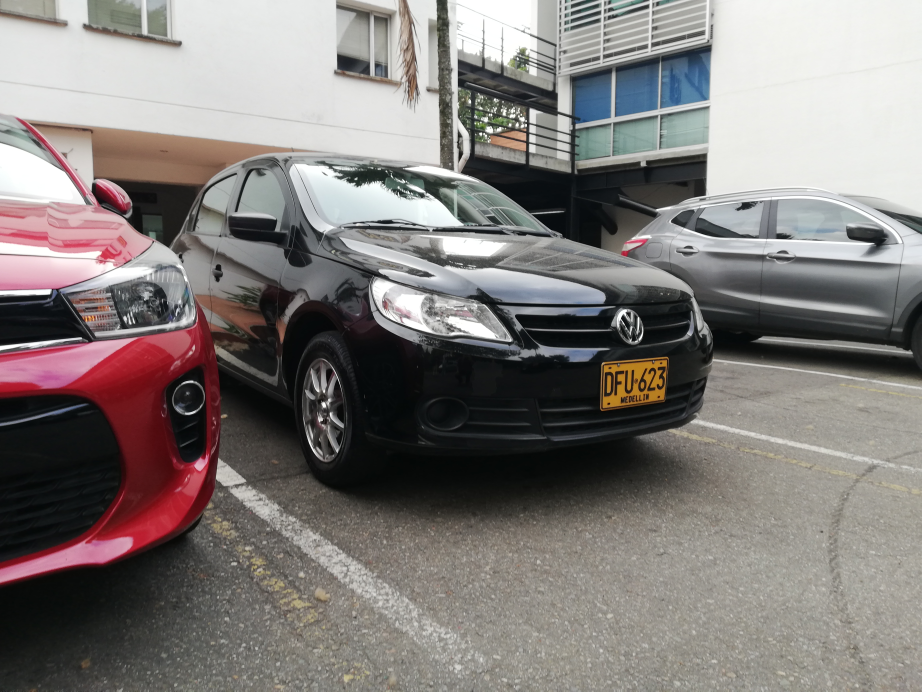
#> input picture Reporte-Primera-Entrega/res/IMG_20190625_174457.jpg, 4608 x 3456 px, found by its file name (shown at 1/5 size); its folder holds only this picture in this run
$ jupyter execute --allow-errors Preprocesamiento.ipynb
#> lines starting #> are read from the running program, lines starting #| are printed output that depends on the picture
[cell 1]
#obteniendo todas las imagenes en el directorio res
from matplotlib import pyplot as plt
import os
import cv2
import numpy as np
import math
import argparse


def ls(ruta = os.getcwd()):
    return [arch.name for arch in os.scandir(ruta) if arch.is_file()]

directorio = str(os.getcwd()) + "\\res"
#Redimensionamos las imagenes a un tamaño de 600*600 para el procesamiento de las imagenes
arrayOfImages = ls(directorio)
#mostramos la primera imagen del directorio sin modificacion desde la adquisicion.
img = cv2.cvtColor(cv2.imread(directorio + "\\" + arrayOfImages[0]), cv2.COLOR_BGR2RGB)
plt.imshow(img)

[cell 2]
#Ahora mostramos la primera imagen en el canal value del hsv es decir en scala de grises solo conservando la instensidad
img2 = cv2.cvtColor(cv2.imread(directorio + "\\" + arrayOfImages[0]), cv2.COLOR_BGR2HSV)
#> img2: shape (3456, 4608, 3); mean H, S, V 57.3, 33.4, 131.7
plt.imshow(img2[:,:,2], cmap="gray")
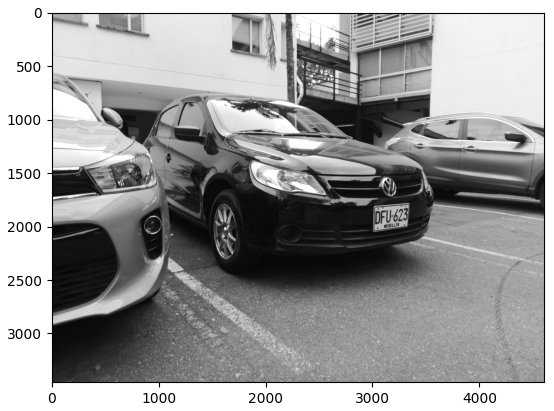
#> figure drawn by matplotlib, 1 panel


$ run again, on Reporte-Primera-Entrega/res/IMG_20190625_174632.jpg
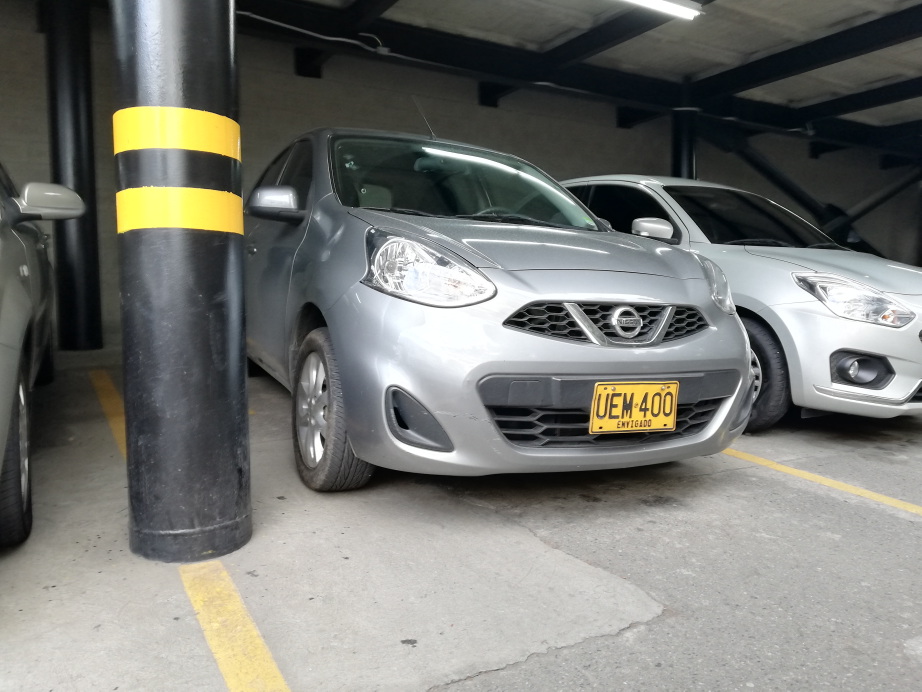
#> input picture Reporte-Primera-Entrega/res/IMG_20190625_174632.jpg, 4608 x 3456 px, found by its file name (shown at 1/5 size)
#> img2: shape (3456, 4608, 3); mean H, S, V 60, 32.8, 121.8
#> `[cell 2] #Ahora mostramos la primera imagen en el canal value del hsv ..`:
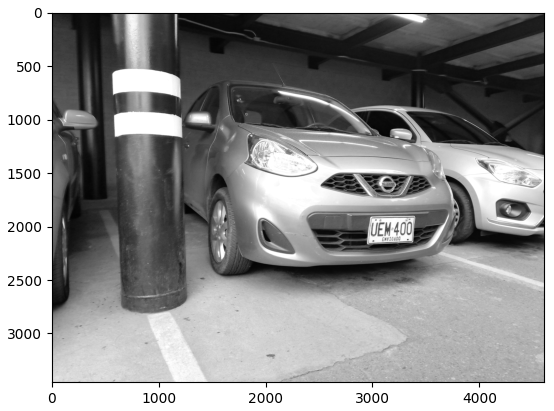
#> figure drawn by matplotlib, 1 panel

$ run again, on Reporte-Primera-Entrega/res/IMG_20190625_175437.jpg
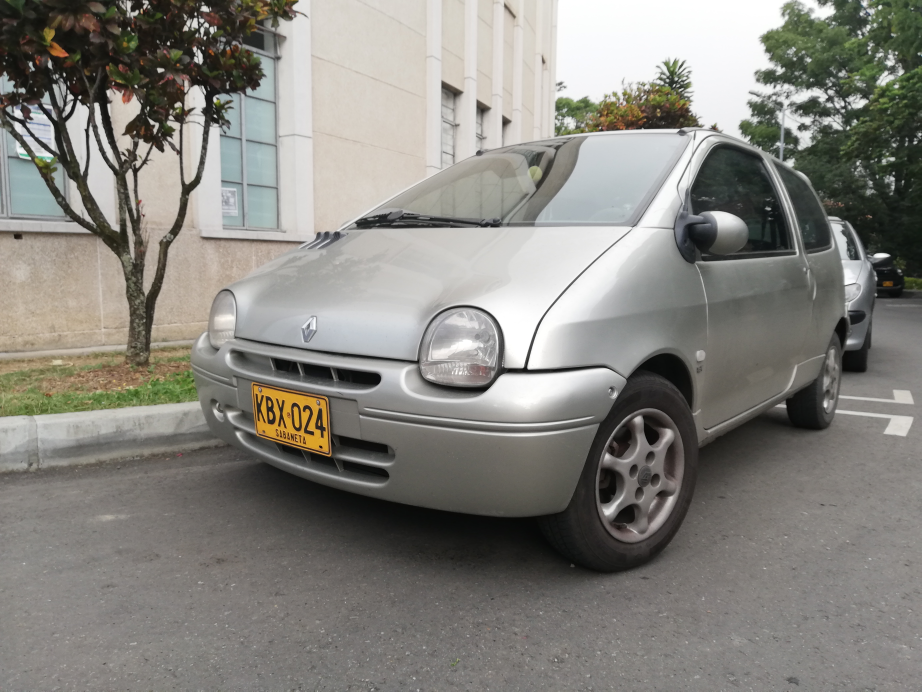
#> input picture Reporte-Primera-Entrega/res/IMG_20190625_175437.jpg, 4608 x 3456 px, found by its file name (shown at 1/5 size)
#> img2: shape (3456, 4608, 3); mean H, S, V 32.4, 23.5, 135.6
#> `[cell 2] #Ahora mostramos la primera imagen en el canal value del hsv ..`:
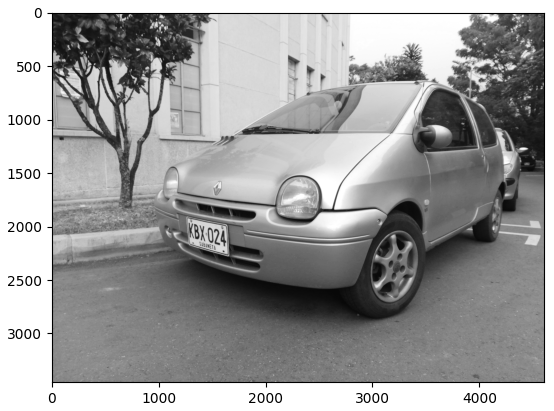
#> figure drawn by matplotlib, 1 panel

$ run again, on Reporte-Primera-Entrega/res/IMG_20190625_174608.jpg
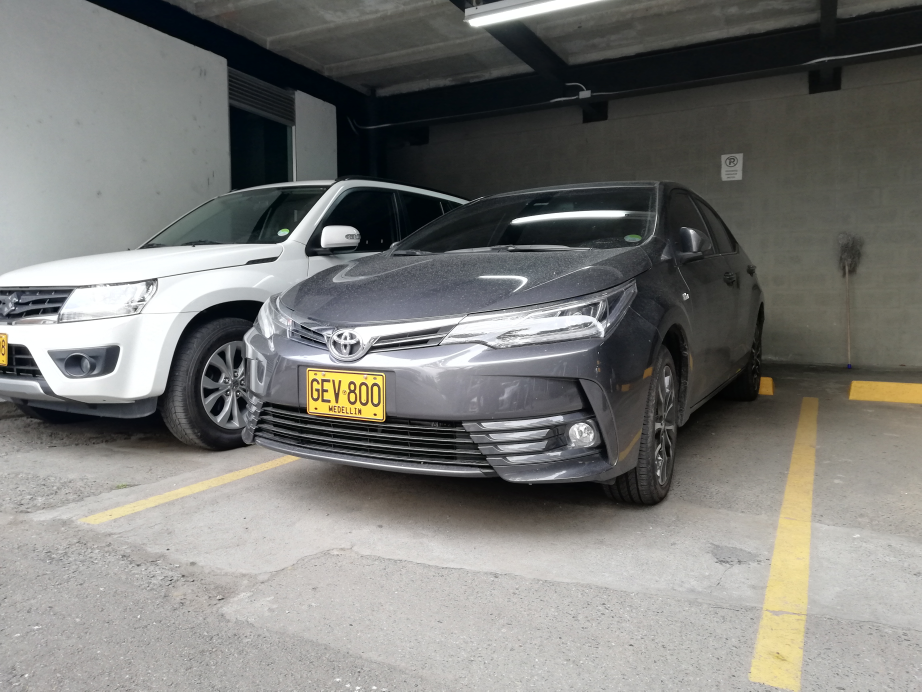
#> input picture Reporte-Primera-Entrega/res/IMG_20190625_174608.jpg, 4608 x 3456 px, found by its file name (shown at 1/5 size)
#> img2: shape (3456, 4608, 3); mean H, S, V 55.9, 30.9, 124.3
#> `[cell 2] #Ahora mostramos la primera imagen en el canal value del hsv ..`:
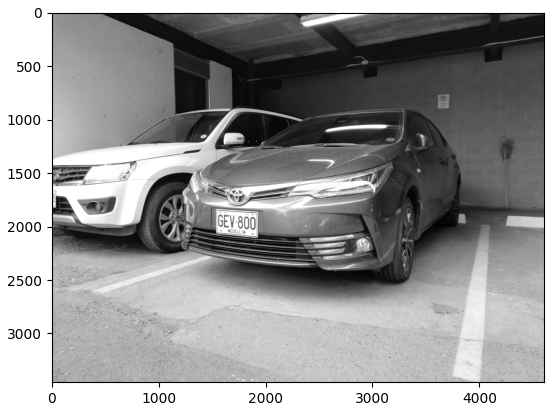
#> figure drawn by matplotlib, 1 panel

$ run again, on Reporte-Primera-Entrega/res/IMG_20190625_174616.jpg
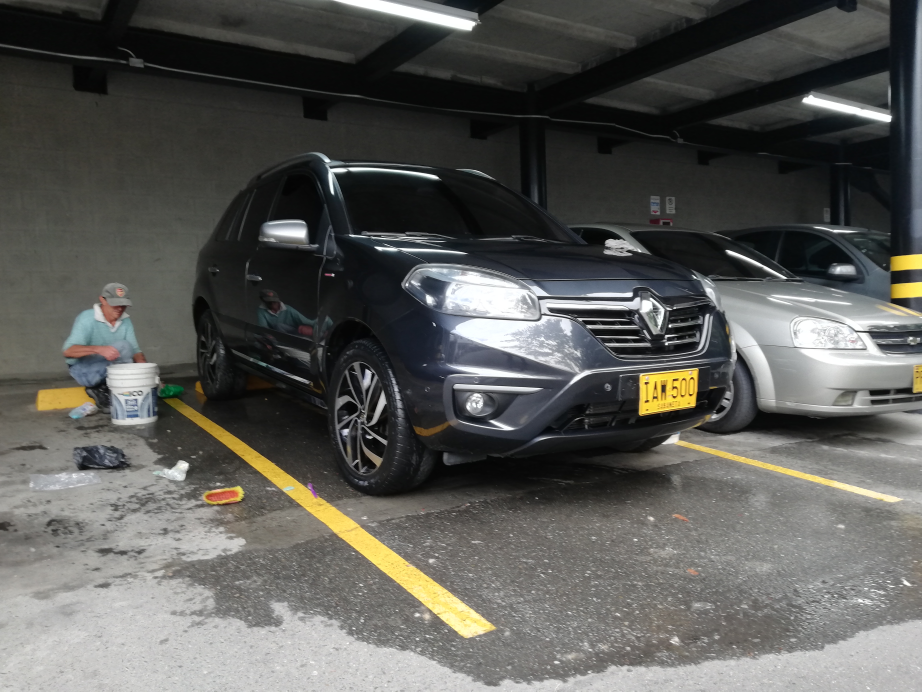
#> input picture Reporte-Primera-Entrega/res/IMG_20190625_174616.jpg, 4608 x 3456 px, found by its file name (shown at 1/5 size)
#> img2: shape (3456, 4608, 3); mean H, S, V 50.1, 26.2, 92.8
#> `[cell 2] #Ahora mostramos la primera imagen en el canal value del hsv ..`:
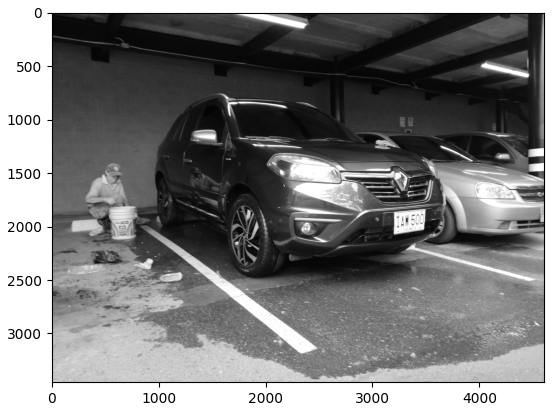
#> figure drawn by matplotlib, 1 panel
